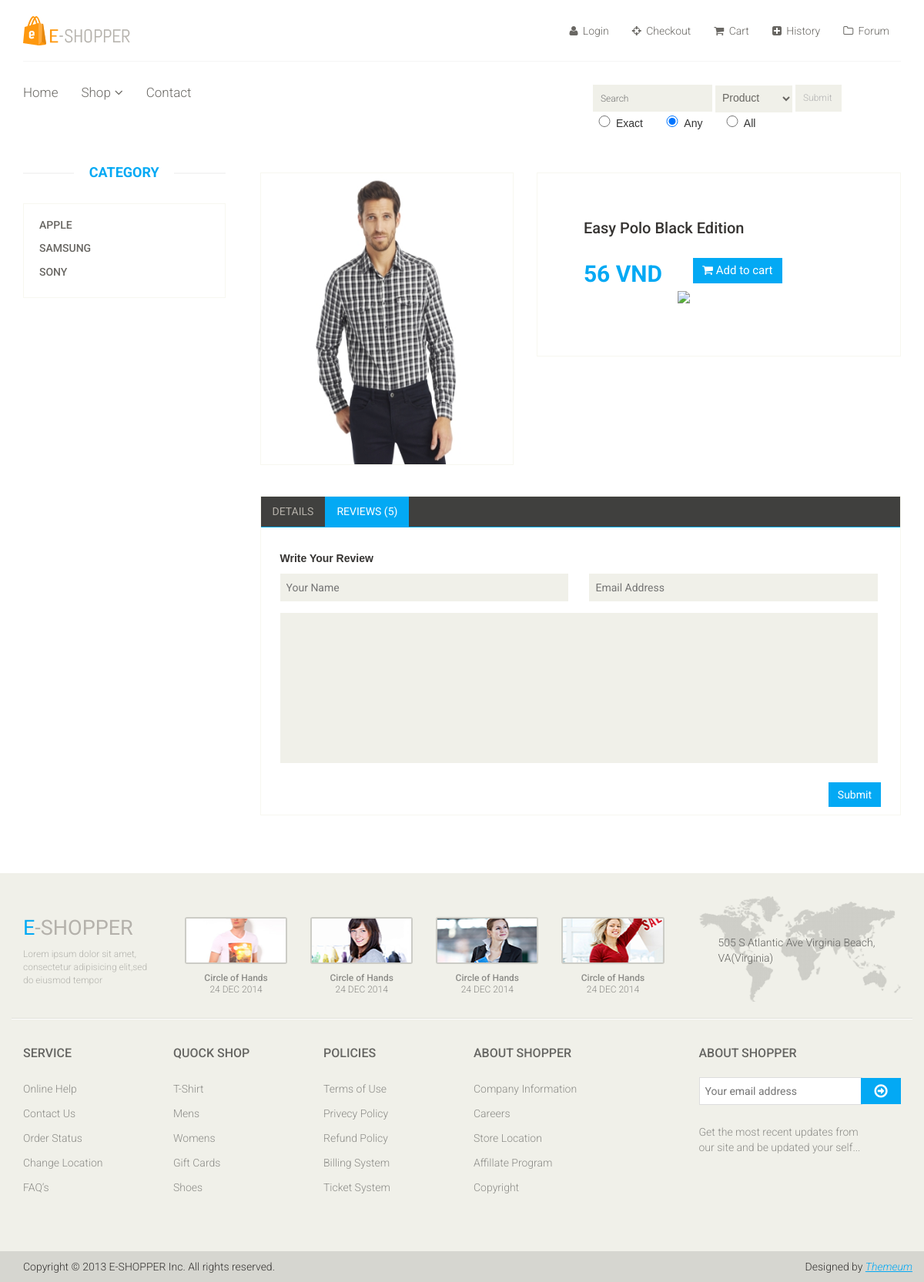
/product-details.php?index=1, run on an earlier commit of the app's database.
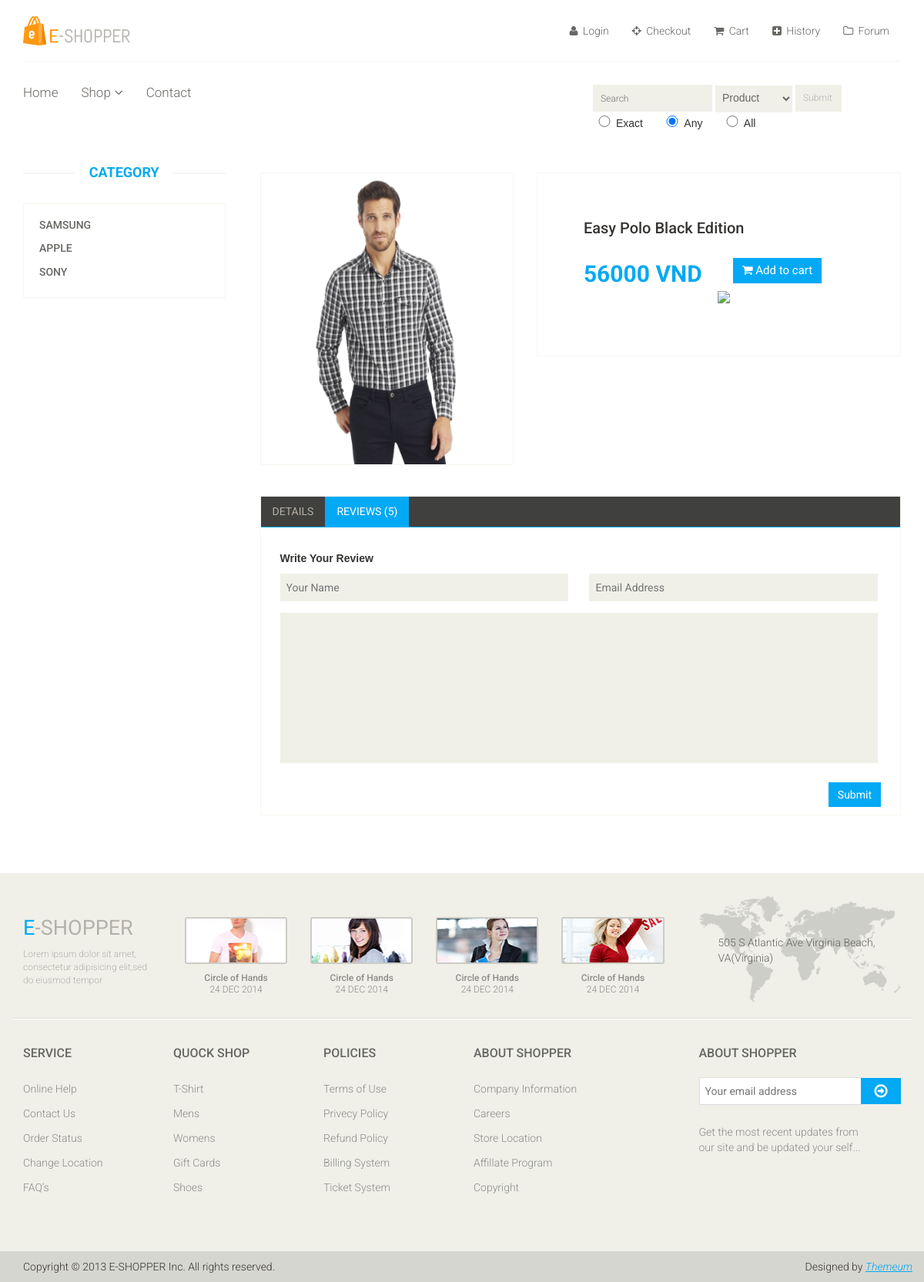
And on a later commit of the database.
### tables this page shows
CREATE TABLE IF NOT EXISTS `category` (
  `ID` int(11) NOT NULL,
  `Name` varchar(15) NOT NULL
);

CREATE TABLE IF NOT EXISTS `item` (
  `ID` int(11) NOT NULL,
  `Name` varchar(45) DEFAULT NULL,
  `price` int(11) DEFAULT NULL,
  `image` varchar(100) DEFAULT NULL,
  `category` int(11) NOT NULL,
  `Detail` varchar(1000) NOT NULL
);

### product-details.php (the view, shortened to what this page needs)
<?php
   include("header.php");
?>
<body>
	<section>
		<div class='container'>
			<div class='row'>
				<?php
                    include("sidebar.php");
                ?>
				<div class='col-sm-9 padding-right'>
					<div class='product-details'>
						<?php
							$i = $_REQUEST["index"];
							$sel=mysql_query("select * from item where ID = '$i'");
							$image = mysql_result($sel,0,"image");
							$name = mysql_result($sel,0,"Name");
							$price = mysql_result($sel,0,"price");
							$detail = mysql_result($sel,0,"Detail");
							echo("
							<div class='col-sm-5'>
								<div class='view-product'>
									<img src='$image' alt='' />
								</div>
							</div>
							<div class='col-sm-7'>
								<div id ='d1' class='product-information'>
									<h2>$name</h2>
									<span>
										<span>$price VND</span>
										<button id='btaddtocart'  type='button' onclick='addtocart();' class='btn btn-fefault cart'>
											<i class='fa fa-shopping-cart'></i>
											Add to cart
										</button><br>
										<a target=\"_blank\" href=\"https://www.nganluong.vn/button_payment.php?receiver=(Email chính tài khoản nhận tiền)&product_name=(Mã đơn đặt hàng)&price=(Tổng giá trị)&return_url=(URL thanh toán thành công)&comments=(Ghi chú về đơn hàng)\" ><img src=\"https://www.nganluong.vn/data/images/buttons/11.gif\"  border=\"0\" /></a>
									</span>
								</div>
							</div>
						</div>
					<div class='category-tab shop-details-tab'>
						<div class='col-sm-12'>
							<ul class='nav nav-tabs'>
								<li><a href='#details' data-toggle='tab'>Details</a></li>
								<li class='active'><a href='#reviews' data-toggle='tab'>Reviews (5)</a></li>
							</ul>
						</div>
						<div class='tab-content'>
							<div class='tab-pane fade' id='details' >
								$detail
							</div>
						");
						?>
							<?php
								include("comment.php");
							?>
						</div>
					</div>
				</div>
			</div>
		</div>
	</section>
</body>
<?php
   include("footer.php");
?>

### sidebar.php (shortened to what this page needs)
<div class='col-sm-3'>
	<div class='left-sidebar'>
		<h2>Category</h2>
		<div class='panel-group category-products' id='accordian'>
			<?php
				$sel = mysql_query("select * from category");
				while($arr=mysql_fetch_array($sel))
				{
					$index = $arr["ID"];
                    $name = $arr["Name"];
					echo "
						<div class='panel panel-default'>
							<div class='panel-heading'>
								<h4 class='panel-title'><a href='shop.php?cat=$index&i=1'>$name</a></h4>
							</div>
						</div>
					";
				}
			?>
		</div>
	</div>
</div>

What changed in the data, as far as the page shows it:
shown differently, row unchanged: category "SAMSUNG": moves up the list
changed item "Easy Polo Black Edition": price "56" → "56000"
